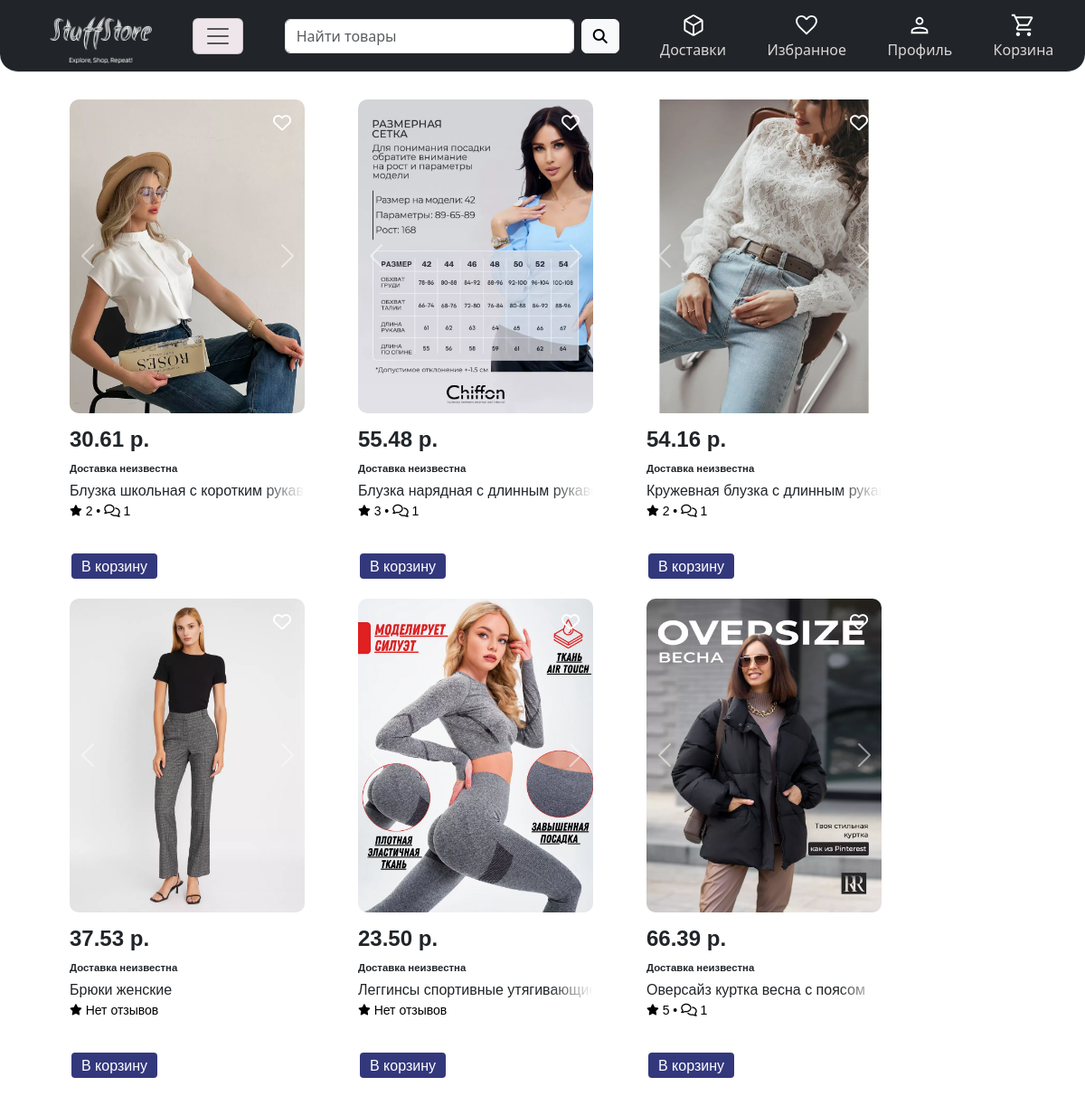
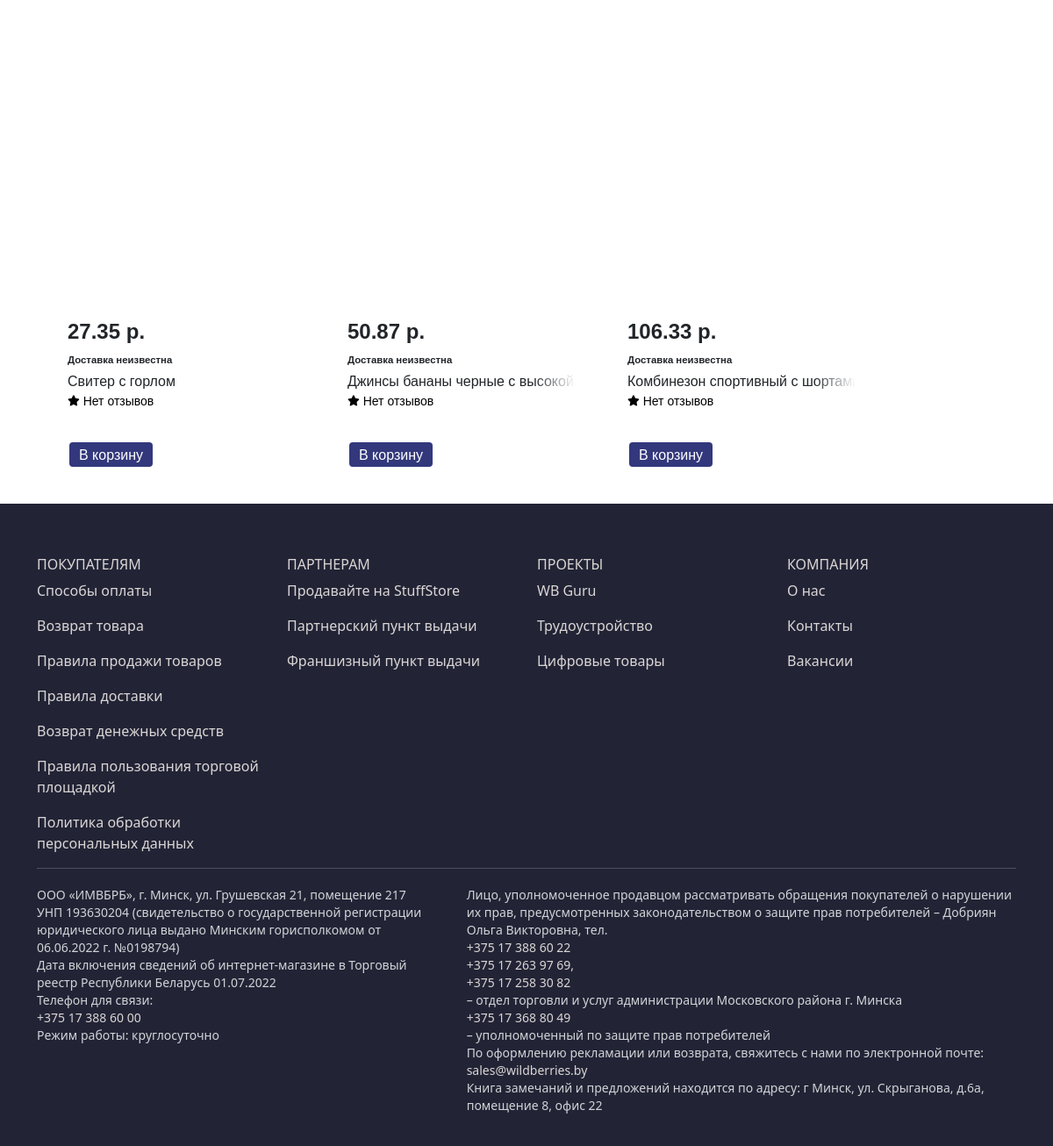
The page / on the database its author committed (2 pictures, top to bottom).
### products/models.py (models this page shows, shortened)
class Product(models.Model):
    name = models.CharField(max_length=128)
    price = models.DecimalField(max_digits=10, decimal_places=2)
    description = models.TextField()
    quantity = models.PositiveIntegerField(default=0)
    slug = models.SlugField(max_length=255, unique=True, db_index=True)
    subcategory = models.ForeignKey(to=SubCategory, on_delete=models.PROTECT)
    stripe_product_price_id = models.CharField(max_length=128, blank=True, null=True)
    def get_absolute_url(self):
        return reverse('products:product_page',
                       kwargs={'subcategory_slug': self.subcategory.slug, 'product_id': self.pk})
    def get_avg_rating(self):
        avg_rating = self.reviews.aggregate(avg_rating=Avg('rating'))['avg_rating']
        return avg_rating

class ProductImages(models.Model):
    product = models.ForeignKey(to=Product, on_delete=models.PROTECT, related_name='images')
    image = models.ImageField(upload_to='products_images')

### reviews/models.py (models this page shows)
class Review(models.Model):
    product = models.ForeignKey('products.Product', on_delete=models.CASCADE, related_name='reviews', verbose_name='Товар')
    rating = models.PositiveSmallIntegerField(validators=[
        MinValueValidator(1),
        MaxValueValidator(5),
    ])
    user = models.ForeignKey('users.User', on_delete=models.SET_NULL, null=True, related_name='reviews', verbose_name='Пользователь')
    date = models.DateTimeField(auto_now_add=True, verbose_name='Время отзыва')
    description = models.TextField()
    class Meta:
        ordering = ['-date', ]

### products/views.py (the view)
# urls.py: path('', MainView.as_view(), name='home'),
class MainView(BaseMixin, ListView):
    model = Product
    template_name = 'products/main.html'
    def get_context_data(self, *, object_list=None, **kwargs):
        context = super(MainView, self).get_context_data()
        context['title'] = 'StuffStore'
        if not isinstance(self.request.user, AnonymousUser):
            context['basket_products'] = Basket.objects.filter(user=self.request.user)
            context['all_basket_products'] = context['basket_products'].count()
            context['favorites_products'] = list(*list(zip(*Favorites.objects.filter(user=self.request.user).values_list('product'))))
        return context

### products/mixins.py (called while the page is built)
    def get_context_data(self, **kwargs):
        context = super(BaseMixin, self).get_context_data(**kwargs)
        context.update({'title': self.title,
                        'categories': Category.objects.all(),
                        'subcategories': SubCategory.objects.all(),
                        'navbar': navbar_list, 'footer': footer_list,
                        'logo': payment_list, 'bought_cards': cards, 'shopping': shopping_cards,
                        'payment_list': favourite_cards,
                        })
        if not isinstance(self.request.user, AnonymousUser):
            context['basket_counter'] = Basket.objects.filter(user=self.request.user).count()
        return context

### products/models.py (called while the page is built)
    def get_absolute_url(self):
        return reverse('products:catalog', kwargs={'subcategory_slug': self.slug})

### products/templatetags/custom_tags.py (called while the page is built)
@register.simple_tag
def find_product_in_basket(product, basket):
    try:
        return basket.get(product=product)
    except:
        return False

@register.inclusion_tag('products/templatetags/card_of_product.html')
def cards_of_products(data, user=None):
    context = {'products': data, 'user': user}
    if user:
        context['basket_products'] = Basket.objects.filter(user=user)
        context['favorites_products'] = list(*list(zip(*Favorites.objects.filter(user=user).values_list('product'))))
    return context

### products/templates/products/main.html
{% extends 'products/base.html' %}
{% load custom_tags %}
{% block content %}
    {% cards_of_products object_list user.id %}
{% endblock content %}

### products/templates/products/templatetags/card_of_product.html (shortened to what this page needs)
{% load custom_tags %}
<div class="row row-cols-auto" style="margin-top: 30px">
    {% for product in products %}
        <div class="col" style="cursor: pointer; margin-bottom: 20px;margin-left: 35px">
            <div class="card border-0" style="width: 260px; height: 500px">
                <a onclick="add_product_to_favorites({{ product.id }})">
                    <i id="favorite_heart_{{ product.id }}"
                       class="{% if product.pk in favorites_products %}fa-solid{% else %}fa-regular{% endif %} fa-heart fa-lg add_to_favourite"
                       style="color: rgb(255, 255, 255); position: absolute; top: 10px; z-index: 1000; right: 10px; margin: 15px 5px 0px 0px;"></i></a>
                <div id="carousel-{{ product.id }}" class="carousel slide carousel-fade">
                    <div class="carousel-inner">
                        {% for image in product.images.all %}
                            {% if image %}
                                <div class="carousel-item {% if forloop.first %}active{% endif %}">
                                    <div class="image-wrapper">
                                        <a href="{{ product.get_absolute_url }}">
                                            <img src="{{ image.image.url }}" class="d-block w-100 card-img-top"
                                                 style="border-radius: 10px; width: 330px;" alt="Image">
                                        </a>
                                    </div>
                                </div>
                            {% endif %}
                        {% endfor %}
                    </div>
                    <button class="carousel-control-prev" type="button" data-bs-target="#carousel-{{ product.id }}"
                            data-bs-slide="prev">
                        <span class="carousel-control-prev-icon" aria-hidden="true"></span>
                    </button>
                    <button class="carousel-control-next" type="button" data-bs-target="#carousel-{{ product.id }}"
                            data-bs-slide="next">
                        <span class="carousel-control-next-icon" aria-hidden="true"></span>
                    </button>
                </div>
                <div class="card-body"
                     style="overflow: hidden; padding-top: 5px; padding-bottom: 0px; padding-left: 0; margin-top: 0;">
                    <h5 class="card-title" style="font-size: 24px; margin-top: 10px">
                        <b>{{ product.price }} р.</b>
                    </h5>
                    <p style="margin: 0; font-size: small;"><small><b>Доставка неизвестна</b></small></p>
                    <p class="card-text" style="margin-bottom: 0; white-space: nowrap; margin-top: 3px;">
                        <span class="blur" style="width: 260px">{{ product.name }}</span>
                    </p>
                    <div style="display: flex;">
                        <div style="font-size: 14px;"><a href="#reviews" style="color: black;">
                            {% if product.reviews.all|length > 0 %}
                                {{ product.get_avg_rating|floatformat }} &#8226;
                                <i class="fa-regular fa-comments"></i> {{ product.reviews.all|length }}</a>
                            {% else %}
                                Нет отзывов
                            {% endif %}
                        </div>
                    </div>
                </div>
            </div>
            <div id="in_basket_{{ product.pk }}">
                {% find_product_in_basket product basket_products as product_in_basket %}
                {% if not product_in_basket %}
                    <div id="product_not_in_basket_{{ product.pk }}">
                        <a id="inBasket" class="btn btn-primary-link"
                           style="background-color: rgb(51, 56, 124); height: 32px; padding: 1px 11px 0; align-content: center;"
                           value="" onclick="add_product_to_basket({{ product.pk }})">В корзину</a>
                    </div>
                {% endif %}
            </div>
        </div>
    {% endfor %}
</div>

### products/static/products/css/base.css (style rules this page uses)
span.blur { display: inline-block; position: relative; width: 190px; }
span.blur::after { position: absolute; top: 0; bottom: 0; right: 0; width: 3em; content: ''; background: -moz-linear-gradient(left, rgba(255, 255, 255, 0) 0%, rgba(255, 255, 255, 1) 100%); background: -webkit-gradient(linear, left top, right top, color-stop(0%, rgba(255, 255, 255, 0)), color-stop(100%, rgba(255, 255, 255, 1))); background: -webkit-linear-gradient(left, rgba(255, 255, 255, 0) 0%, rgba(255, 255, 255, 1) 100%); background: -o-linear-gradient(left, rgba(255, 255, 255, 0) 0%, rgba(255, 255, 255, 1) 100%); background: -ms-linear-gradient(left, rgba(255, 255, 255, 0) 0%, rgba(255, 255, 255, 1) 100%); background: linear-gradient(left, rgba(255, 255, 255, 0) 0%, rgba(255, 255, 255, 1) 100%); filter: progid:DXImageTransform.Microsoft.gradient(startColorstr='#00ffffff', endColorstr='#ffffff', GradientType=1); }

### products/static/products/css/catalog.css (style rules this page uses)
.btn-primary-link { background-color: #9a10f0; color: white; border: 2px solid; text-align: center; }

### products/static/products/css/product.css (style rules this page uses)
.row:after { content: ""; display: table; clear: both; }

### rows shown on the page
Product: price "30.61", name "Блузка школьная с коротким…", get_avg_rating "2", reviews.all|length "1"
ProductImages: image (picture)
Product: price "55.48", name "Блузка нарядная с длинным…", get_avg_rating "3", reviews.all|length "1"
ProductImages: image (picture)
Product: price "54.16", name "Кружевная блузка с длинным…", get_avg_rating "2", reviews.all|length "1"
ProductImages: image (picture)
Product: price "37.53", name "Брюки женские", shows "Нет отзывов"
ProductImages: image (picture)
Product: price "23.50", name "Леггинсы спортивные…", shows "Нет отзывов"
ProductImages: image (picture)
Product: price "66.39", name "Оверсайз куртка весна с поясом", get_avg_rating "5", reviews.all|length "1"
ProductImages: image (picture)
Product: price "27.35", name "Свитер с горлом", shows "Нет отзывов"
ProductImages: image (picture)
Product: price "50.87", name "Джинсы бананы черные с высокой…", shows "Нет отзывов"
ProductImages: image (picture)
Product: price "106.33", name "Комбинезон спортивный с…", shows "Нет отзывов"
ProductImages: image (picture)

### other values the page prints
{{ foot.title }} "ПОКУПАТЕЛЯМ" "ПАРТНЕРАМ" "ПРОЕКТЫ" "КОМПАНИЯ"
{{ discr.title }} "Способы оплаты" "Возврат товара" "Правила продажи товаров" "Правила доставки" "Возврат денежных средств" "Правила пользования торговой площадкой" "Политика обработки персональных данных" "Продавайте на StuffStore" "Партнерский пункт выдачи" "Франшизный пункт выдачи" "WB Guru" "Трудоустройство" "Цифровые товары" "О нас" "Контакты" "Вакансии"
